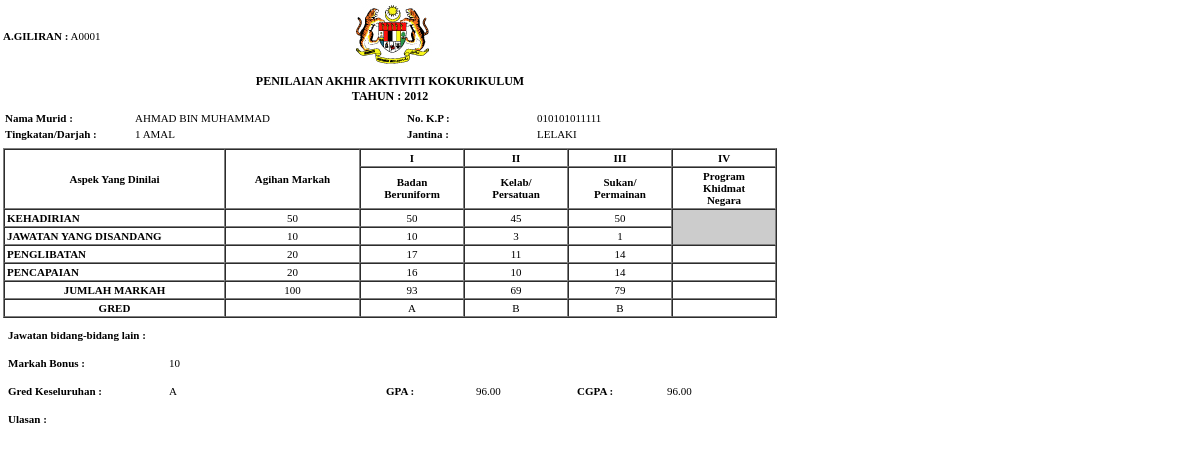
Screenshot of /laporan.php?menu=pelajar&id=010101011111&tahun=2012 (signed in) with the database file from the repository.
### tables this page shows
CREATE TABLE IF NOT EXISTS `sesipelajar` (
  `sidp` int(11) NOT NULL AUTO_INCREMENT,
  `sidk` int(11) NOT NULL,
  `pnokp` varchar(12) NOT NULL,
  `uniform` int(11) NOT NULL,
  `jawatan1` varchar(255) NOT NULL,
  `jawat1` int(2) NOT NULL,
  `penglibatan1` varchar(255) NOT NULL,
  `libat1` int(2) NOT NULL,
  `pencapaian1` varchar(255) NOT NULL,
  `capai1` int(2) NOT NULL,
  `hadir2` int(2) NOT NULL,
  `hadir3` int(2) NOT NULL,
  `markah1` int(3) NOT NULL,
  `gred1` char(1) NOT NULL,
  `kelab` int(11) NOT NULL,
  `jawatan2` varchar(255) NOT NULL,
  `jawat2` int(2) NOT NULL,
  `penglibatan2` varchar(255) NOT NULL,
  `libat2` int(2) NOT NULL,
  `pencapaian2` varchar(255) NOT NULL,
  `capai2` int(2) NOT NULL,
  `hadir5` int(2) NOT NULL,
  `hadir6` int(2) NOT NULL,
  `markah2` int(3) NOT NULL,
  `gred2` char(1) NOT NULL,
  `sukan` int(11) NOT NULL,
  `jawatan3` varchar(255) NOT NULL,
  `jawat3` int(2) NOT NULL,
  `penglibatan3` varchar(255) NOT NULL,
  `libat3` int(2) NOT NULL,
  `pencapaian3` varchar(255) NOT NULL,
  `capai3` int(2) NOT NULL,
  `hadir8` int(2) NOT NULL,
  `hadir9` int(2) NOT NULL,
  `markah3` int(3) NOT NULL,
  `gred3` char(1) NOT NULL,
  `bonus` varchar(255) NOT NULL,
  `bns` int(2) NOT NULL,
  `markah` varchar(6) NOT NULL,
  `gred` char(1) NOT NULL,
  PRIMARY KEY (`sidp`)
);

CREATE TABLE IF NOT EXISTS `pelajar` (
  `pid` int(11) NOT NULL AUTO_INCREMENT,
  `pnokp` varchar(12) NOT NULL,
  `pnama` varchar(255) NOT NULL,
  `pjantina` varchar(50) NOT NULL,
  `pnogiliran` varchar(50) NOT NULL,
  PRIMARY KEY (`pid`)
);

CREATE TABLE IF NOT EXISTS `kelas` (
  `kid` int(11) NOT NULL AUTO_INCREMENT,
  `kelas` varchar(255) NOT NULL,
  PRIMARY KEY (`kid`)
);

### inc/fungsi.php (called while the page is built, shortened)
<?php
function semakSlash($input) {
	if(!get_magic_quotes_gpc()) {
		$input = mysql_real_escape_string($input);
	}
	return $input;
}
function input1($str) {
	$str = htmlentities(strtoupper(trim(semakSlash($str))));
	return $str;
}
function output1($str) {
	if(!get_magic_quotes_gpc()) {
		$str = stripslashes($str);
	}
	return $str;
}
?>

### tmp/laporan_pelajar.php (the view, shortened to what this page needs)
<!DOCTYPE HTML>
<html>
<head>
<link rel="stylesheet" type="text/css" href="files/stylesurat.css">
</head>
<body>
<?php
$s = "SELECT s.*, d.*, k.*, p.*
	FROM sesipelajar AS s, sesikelas AS d, kelas AS k, pelajar AS p
	WHERE s.sidk = d.sidk
	AND s.pnokp = p.pnokp
	AND d.kid = k.kid
	AND d.tahun = '".input1($_GET['tahun'])."'
	AND p.pnokp = '".input1($_GET['id'])."'
	ORDER BY k.kelas,p.pnama ASC
";
$d = mysql_query($s);
if (mysql_num_rows($d) == 1) {
	$t = mysql_fetch_array($d);
	?>
    <table width="780" border="0" cellpadding="3" cellspacing="0">
      <tr>
        <td width="345" align="left" valign="middle"><b>A.GILIRAN :</b> <?php echo output1($t['pnogiliran']); ?></td>
        <td width="423" align="left" valign="middle"><img src="files/logo.jpg"></td>
      </tr>
      <tr>
        <td colspan="2" align="center" valign="top" class="tkmenu">
        	PENILAIAN AKHIR AKTIVITI KOKURIKULUM<br>
            TAHUN : <?php echo $_GET['tahun']; ?>
        </td>
      </tr>
      <tr>
        <td colspan="2" align="center" valign="top"><table width="100%" border="0" cellspacing="0" cellpadding="2">
          <tr>
            <td width="126" align="left" valign="top"><b>Nama Murid : </b></td>
            <td width="237" align="left" valign="top"><?php echo output1($t['pnama']); ?></td>
            <td width="27">&nbsp;</td>
            <td width="126" align="left" valign="top"><b>No. K.P :</b></td>
            <td width="238" align="left" valign="top"><?php echo output1($t['pnokp']); ?></td>
          </tr>
          <tr>
            <td align="left" valign="top"><b>Tingkatan/Darjah :</b></td>
            <td align="left" valign="top"><?php echo output1($t['kelas']); ?></td>
            <td>&nbsp;</td>
            <td align="left" valign="top"><b>Jantina :</b></td>
            <td align="left" valign="top"><?php echo output1($t['pjantina']); ?></td>
          </tr>
        </table></td>
      </tr>
      <tr>
        <td colspan="2" align="center" valign="top"><table width="100%" border="1" cellspacing="0" cellpadding="2">
          <tr>
            <td width="215" rowspan="2" align="center" valign="middle"><b>Aspek Yang Dinilai</b></td>
            <td width="129" rowspan="2" align="center" valign="middle"><b>Agihan Markah</b></td>
            <td width="98" align="center" valign="middle"><b>I</b></td>
            <td width="98" align="center" valign="middle"><b>II</b></td>
            <td width="98" align="center" valign="middle"><b>III</b></td>
            <td width="98" align="center" valign="middle"><b>IV</b></td>
          </tr>
          <tr>
            <td align="center" valign="middle"><b>Badan<br>
            Beruniform</b></td>
            <td align="center" valign="middle"><b>Kelab/<br>
            Persatuan</b></td>
            <td align="center" valign="middle"><b>Sukan/<br>
            Permainan</b></td>
            <td align="center" valign="middle"><b>Program<br>
            Khidmat<br>
            Negara</b></td>
          </tr>
          <tr>
            <td align="left" valign="middle"><b>KEHADIRIAN</b></td>
            <td align="center" valign="middle">50</td>
            <td align="center" valign="middle"><?php
				$hadir = $t['hadir2'] / (18 - $t['hadir3']) * 50;
				if ($hadir > 0) { echo round($hadir); }
				else { echo "0"; }
                ?></td>
            <td align="center" valign="middle"><?php
				$hadir = $t['hadir5'] / (12 - $t['hadir6']) * 50;
				if ($hadir > 0) { echo round($hadir); }
				else { echo "0"; }
                ?></td>
            <td align="center" valign="middle"><?php
				$hadir = $t['hadir8'] / (12 - $t['hadir9']) * 50;
				if ($hadir > 0) { echo round($hadir); }
				else { echo "0"; }
                ?></td>
            <td rowspan="2" align="center" valign="middle" bgcolor="#CCCCCC">&nbsp;</td>
          </tr>
          <tr>
            <td align="left" valign="middle"><b>JAWATAN YANG DISANDANG</b></td>
            <td align="center" valign="middle">10</td>
            <td align="center" valign="middle"><?php
				if ($t['jawat1'] > 0) { echo round($t['jawat1']); }
				else { echo "0"; }
            ?></td>
            <td align="center" valign="middle"><?php
				if ($t['jawat2'] > 0) { echo round($t['jawat2']); }
				else { echo "0"; }
            ?></td>
            <td align="center" valign="middle"><?php
				if ($t['jawat3'] > 0) { echo round($t['jawat3']); }
				else { echo "0"; }
            ?></td>
          </tr>
          <tr>
            <td align="left" valign="middle"><b>PENGLIBATAN</b></td>
            <td align="center" valign="middle">20</td>
            <td align="center" valign="middle"><?php
				if ($t['libat1'] > 0) { echo round($t['libat1']); }
				else { echo "0"; }
            ?></td>
            <td align="center" valign="middle"><?php
				if ($t['libat2'] > 0) { echo round($t['libat2']); }
				else { echo "0"; }
            ?></td>
            <td align="center" valign="middle"><?php
				if ($t['libat3'] > 0) { echo round($t['libat3']); }
				else { echo "0"; }
            ?></td>
            <td align="center" valign="middle">&nbsp;</td>
          </tr>
          <tr>
            <td align="left" valign="middle"><b>PENCAPAIAN</b></td>
            <td align="center" valign="middle">20</td>
            <td align="center" valign="middle"><?php
				if ($t['capai1'] > 0) { echo round($t['capai1']); }
				else { echo "0"; }
            ?></td>
            <td align="center" valign="middle"><?php
				if ($t['capai2'] > 0) { echo round($t['capai2']); }
				else { echo "0"; }
            ?></td>
             <td align="center" valign="middle"><?php
				if ($t['capai3'] > 0) { echo round($t['capai3']); }
				else { echo "0"; }
            ?></td>
            <td align="center" valign="middle">&nbsp;</td>
          </tr>
          <tr>
            <td align="center" valign="middle"><b>JUMLAH MARKAH</b></td>
            <td align="center" valign="middle">100</td>
             <td align="center" valign="middle"><?php
				if ($t['markah1'] > 0) { echo round($t['markah1']); }
				else { echo "0"; }
            ?></td>
             <td align="center" valign="middle"><?php
				if ($t['markah2'] > 0) { echo round($t['markah2']); }
				else { echo "0"; }
            ?></td>
             <td align="center" valign="middle"><?php
				if ($t['markah3'] > 0) { echo round($t['markah3']); }
				else { echo "0"; }
            ?></td>
            <td align="center" valign="middle">&nbsp;</td>
          </tr>
          <tr>
            <td align="center" valign="middle"><b>GRED</b></td>
            <td align="center" valign="middle">&nbsp;</td>
             <td align="center" valign="middle"><?php
				if (!empty($t['gred1'])) { echo $t['gred1']; }
				else { echo "&nbsp;"; }
            ?></td>
             <td align="center" valign="middle"><?php
				if (!empty($t['gred2'])) { echo $t['gred2']; }
				else { echo "&nbsp;"; }
            ?></td>
             <td align="center" valign="middle"><?php
				if (!empty($t['gred3'])) { echo $t['gred3']; }
				else { echo "&nbsp;"; }
            ?></td>
            <td align="center" valign="middle">&nbsp;</td>
          </tr>
        </table></td>
      </tr>
      <tr>
        <td colspan="2" align="left" valign="middle"><table width="100%" border="0" cellspacing="0" cellpadding="5">
          <tr>
            <td align="left" valign="middle"><b>Jawatan bidang-bidang lain : </b></td>
          </tr>
        </table></td>
      </tr>
      <tr>
        <td colspan="2" align="center" valign="middle"><table width="100%" border="0" cellspacing="0" cellpadding="5">
          <tr>
            <td width="151" align="left" valign="middle"><b>Markah Bonus : </b></td>
            <td width="603" align="left" valign="middle"><?php
				if (!empty($t['bns'])) { echo $t['bns']; }
				else { echo "&nbsp;"; }
              ?></td>
          </tr>
        </table></td>
      </tr>
      <tr>
        <td colspan="2" align="center" valign="middle"><table width="100%" border="0" cellspacing="0" cellpadding="5">
          <tr>
            <td width="151" align="left" valign="middle"><b>Gred Keseluruhan :</b></td>
            <td width="207" align="left" valign="middle"><?php
				if (!empty($t['gred'])) { echo $t['gred']; }
				else { echo "&nbsp;"; }
              ?></td>
            <td width="80" align="left" valign="middle"><b>GPA :</b></td>
            <td width="91" align="left" valign="middle"><?php
				if (!empty($t['markah'])) { echo sprintf('%01.2f',$t['markah']); }
				else { echo "&nbsp;"; }
                ?></td>
            <td width="80" align="left" valign="middle"><b>CGPA :</b></td>
            <td width="105" align="left" valign="middle"><?php
				$sx = "SELECT * FROM tahun WHERE tahun <= '".input1($_GET['tahun'])."' ORDER BY tahun ASC";
				$dx = mysql_query($sx);
				$cgpa = 0;
				$h = 0;
				while ($tx = mysql_fetch_array($dx)) {
					$sy = "SELECT s.*, d.*, k.*, p.*
						FROM sesipelajar AS s, sesikelas AS d, kelas AS k, pelajar AS p
						WHERE s.sidk = d.sidk
						AND s.pnokp = p.pnokp
						AND d.kid = k.kid
						AND d.tahun = '".input1($tx['tahun'])."'
						AND p.pnokp = '".input1($t['pnokp'])."'
						ORDER BY p.pnokp ASC
					";
					$dy = mysql_query($sy);
					if (mysql_num_rows($dy) == 1) {
						$h = $h + 1;
						$ty = mysql_fetch_array($dy);
						if (!empty($ty['markah'])) {
							if ($h > 1) { $cgpa = ($cgpa + $ty['markah']) / 2; }
							else { $cgpa = ($cgpa + $ty['markah']); }
						}
					}
				}
				if (!empty($cgpa)) { echo sprintf('%01.2f',$cgpa); }
				else { echo "&nbsp;"; }
                ?></td>
          </tr>
        </table></td>
      </tr>
      <tr>
        <td colspan="2" align="left" valign="middle"><table width="100%" border="0" cellspacing="0" cellpadding="5">
          <tr>
            <td align="left" valign="top"><b>Ulasan : </b></td>
          </tr>
        </table></td>
      </tr>
    </table>
<?php
}
else {
	echo '<meta http-equiv="Refresh" content="0;url=index.php">';
}
?>
</body>
</html>

### files/stylesurat.css (style rules this page uses)
BODY { background: #FFFFFF; color: #000000; font-size: 11px; font-family: Tahoma, Verdana; margin: 0px; }
.tkmenu { font-weight: bold; font-size: 12px; }

### rows the page displays
sesipelajar: pelajar.pnogiliran "A0001", pelajar.pnama "AHMAD BIN MUHAMMAD", pelajar.pnokp "010101011111", kelas.kelas "1 AMAL", pelajar.pjantina "LELAKI", hadir "50", hadir "45", jawat1 "10", jawat2 "3", jawat3 "1", libat1 "17", libat2 "11", libat3 "14", capai1 "16", capai2 "10", capai3 "14", markah1 "93", markah2 "69", markah3 "79", gred1 "A", gred2 "B", gred3 "B", bns "10", gred "A", markah "96.00"

### other values shown
$_GET['tahun'] "2012"
